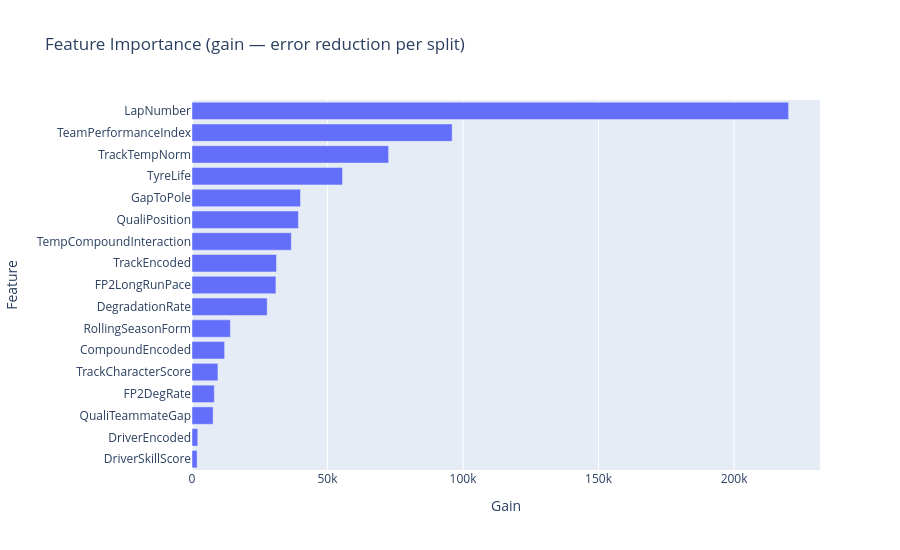

The notebook cell this image was saved under:
### Code cell
gain_imp = pd.DataFrame({
    "Feature":    FEATURE_COLUMNS,
    "Gain":       model.booster_.feature_importance(importance_type="gain"),
}).sort_values("Gain", ascending=False).reset_index(drop=True)

print(gain_imp.to_string(index=False))

fig = px.bar(
    gain_imp,
    x="Gain",
    y="Feature",
    orientation="h",
    title="Feature Importance (gain — error reduction per split)",
    height=550,
)
fig.update_layout(yaxis={"categoryorder": "total ascending"})
fig.show()

### Figure 1 — Plotly figure (JSON) as saved in the notebook; plotly's stock layout.template omitted (floating-point values rounded to 4 significant figures)
{"data": [{"hovertemplate": "Gain=%{x}<br>Feature=%{y}<extra></extra>", "legendgroup": "", "marker": {"color": "#636efa", "pattern": {"shape": ""}}, "name": "", "orientation": "h", "showlegend": false, "textposition": "auto", "type": "bar", "x": [220100.0, 95980.0, 72540.0, 55530.0, 40040.0, 39260.0, 36640.0, 31180.0, 30970.0, 27750.0, 14170.0, 12040.0, 9570.0, 8230.0, 7789.0, 2121.0, 1885.0], "xaxis": "x", "y": ["LapNumber", "TeamPerformanceIndex", "TrackTempNorm", "TyreLife", "GapToPole", "QualiPosition", "TempCompoundInteraction", "TrackEncoded", "FP2LongRunPace", "DegradationRate", "RollingSeasonForm", "CompoundEncoded", "TrackCharacterScore", "FP2DegRate", "QualiTeammateGap", "DriverEncoded", "DriverSkillScore"], "yaxis": "y"}], "layout": {"barmode": "relative", "height": 550, "legend": {"tracegroupgap": 0}, "title": {"text": "Feature Importance (gain — error reduction per split)"}, "xaxis": {"anchor": "y", "domain": [0, 1], "title": {"text": "Gain"}}, "yaxis": {"anchor": "x", "categoryorder": "total ascending", "domain": [0, 1], "title": {"text": "Feature"}}}}
